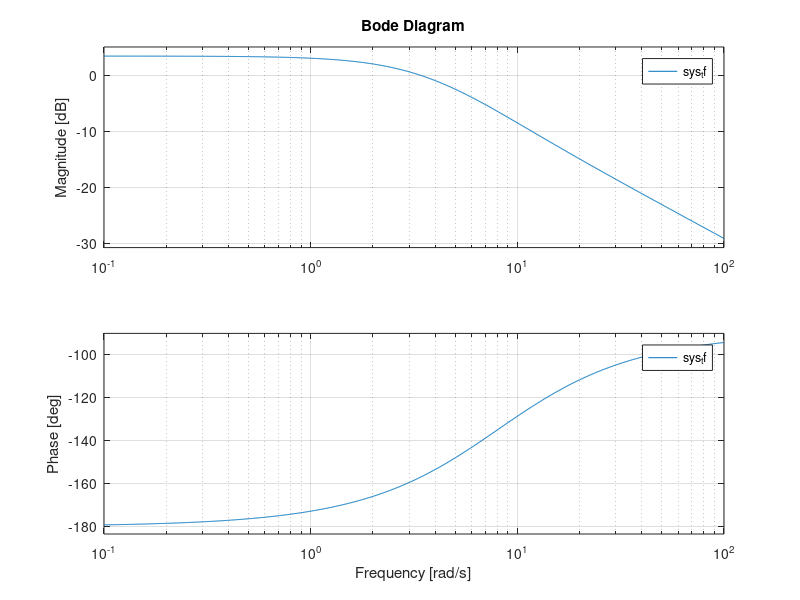
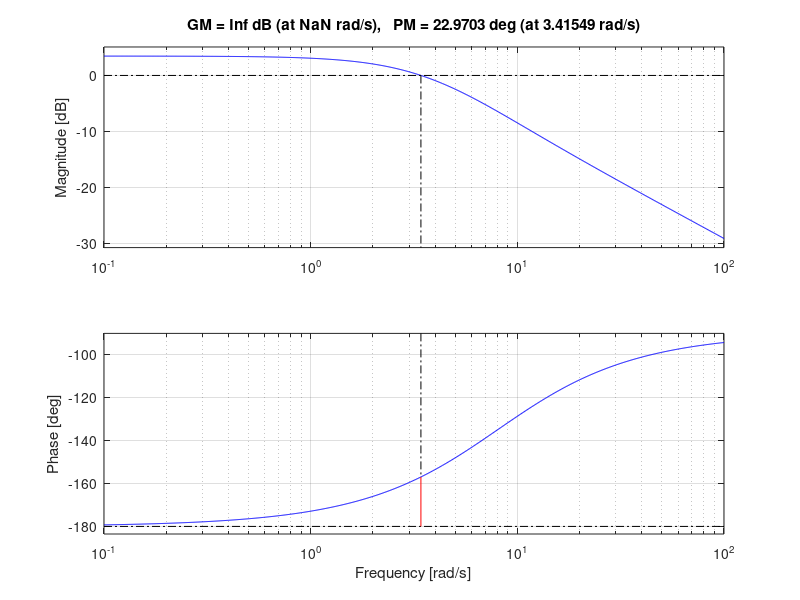

Write MATLAB code to recreate these figures, in order. (Note: this script raises an error after producing the figures.)
clear all
close all
clc


%% Bike parameters
% Initial angles
initial_roll = deg2rad(2);
initial_rollrate = deg2rad(0);
initial_steering = deg2rad(0);

% Sampling time
Ts = 0.01;            % sampling time

% Forward velocity
% v = 3;                % velocity [m/s]
v = 4;                % velocity [m/s]
% v = 5;                % velocity [m/s]

% Bike physical parameters
r_wheel = 0.311;      % radius of the wheel
h = 0.2085 + r_wheel; % height of center of mass [m]
b = 1.095;            % length between wheel centers [m]
c = 0.06;             % length between front wheel contact point and the extention of the fork axis [m]
lambda = deg2rad(70); % angle of the fork axis [deg]
a = 0.4964;           % distance from rear wheel to frame's center of mass [m]
IMU_height = 0.45;    % IMU height [m]
g = 9.81;             % gravity [m/s^2]
m = 45;               % Bike mas [kg]

% Complementary filter
complementary = 0.985;
roll_rate_coef = 0.9;

% Noise and offsets for sensors and actuators
forward_motor_dynamics = 0;
noise = 0;
sensor_offset = 0;
noise_hall = 0;
forward_speed_offset = 0;
time_offset_hall = 0;
offset_hall = 0;
noise_acc = 0;
noise_pos_meas = 0;
noise_encoder = 0;
noise_gyro = 0;
time_offset_pos_x = 0;
steering_angle_correction = 0;
time_offset_acc = 0;
offset_pos_x = 0;
time_offset_encoder = 0;
offset_acc = 0;
time_offset_pos_y = 0;
offset_encoder = 0;
time_offset_gyro = 0;
offset_pos_y = 0;
offset_gyro = 0;


%% Bike transfer function
num = -[v*a v^2];
den = [-b*h 0 b*g];
sys_tf = tf(num,den);


%% Bike state-space matrices
% Continuous time
A = [0 g/h ; 1 0];
B = [1 ; 0];
C1 = a/(b*h); % To be multiplied by v in Simulink
C2 = 1/(b*h); % To be multiplied by v^2 in Simulink
C = [C1*v C2*v^2];
D = 0;

% [n,m] = size(A);

sys_fullstates = ss(A,B,eye(size(A)),0);
sys = ss(A,B,C,D);


% Discrete time
sys_dis = c2d(sys,Ts);
A_dis = sys_dis.A;
B_dis = sys_dis.B;
C_dis = sys_dis.C;
D_dis = sys_dis.D;


%% Analysis of the open-loop bike model
disp('Poles of the bike in continuous time');
disp(eig(A));

disp('Poles of the bike in discrete time');
disp(eig(A_dis));

figure;bode(sys_tf);
figure;margin(sys_tf);


%% LQR design
% Q and R weight matrices in phi and phi_dot
% The matrices are transformed to states x1 and x2 in the lqr_design script
% Slow LQR
Q_phi = [10 -9 ; -9 10];
R_phi = 1;

% Medium LQR
% Q_phi = [10 -3 ; -3 1];
% R_phi = 1;

% Fast LQR
% Q_phi = [100 -9 ; -9 1];
% R_phi = 1;

lqr_design;
K_lqr = lqr_gains(2,2:end)


%% Butterworth LP filter
[bb,ba]=butter(2,1/(100/2));
% [bb,ba]=butter(1,6/(100/2));


%% Analysis of the open-loop bike model
sys_dis_LQR = ss(A_dis-B_dis*K_lqr,B_dis,C_dis,D_dis,Ts);

disp(' ');
disp(' ');
disp(' ');
disp('Poles of the closed-loop balanced bike (bike+LQR)');
disp(eig(sys_dis_LQR.A));

figure;bode(sys_dis_LQR);
figure;margin(sys_dis_LQR);


%% Steering motor
num_tf_steering = [253.4];
den_tf_steering = [1 245.9 0];
sys_tf_steering = tf(num_tf_steering,den_tf_steering);

sys_tf_steering_dis = c2d(sys_tf_steering,Ts);

P_steering_position = 30;
I_steering_position = 30;
D_steering_position = 0;
K_feedforward_steering = 0;


%% Analysis of the open-loop steering motor model
disp(' ');
disp(' ');
disp(' ');
disp('Poles of the steering motor in continuous time');
disp(roots(den_tf_steering));

disp('Poles of the steering motor in discrete time');
disp(roots(sys_tf_steering_dis.den{:}));

figure;bode(sys_tf_steering_dis);
figure;margin(sys_tf_steering_dis);


%% Inertia front
% inertia_front = 4;
inertia_front = 0.2741;
% inertia_front = 0.2741*2;
% inertia_front = 0;

% Bike transfer function
% num_front = [a*v v^2];
num_front = [(inertia_front*b)/(m*h) a*v v^2];
den_front = [b*h 0 -b*g];
sys_tf_front = tf(num_front,den_front);

% Bike state-space matrices
% Continuous time
[A_front,B_front,C_front,D_front] = tf2ss(num_front,den_front);
sys_front = ss(A_front,B_front,C_front,D_front);

% LQR design
lqr_design_front;
K_lqr = lqr_gains(2,2:end);